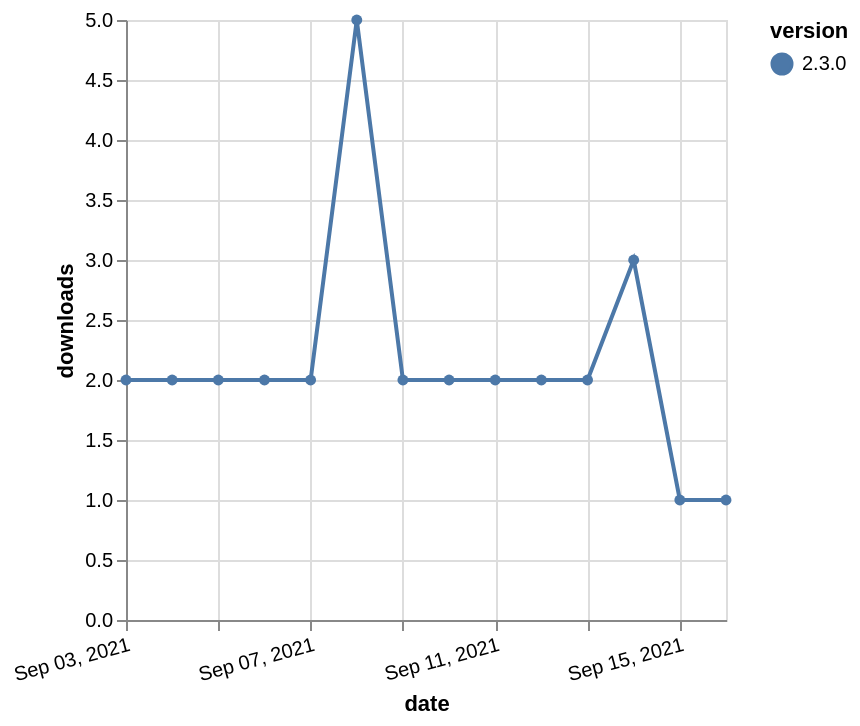

The Vega-Lite source for this figure:
### Vega-Lite specification from a JSON file in a GitHub repository (floating-point values rounded to 4 significant figures)
{"$schema": "https://vega.github.io/schema/vega-lite/v5.json", "description": "A simple bar chart with embedded data.", "data": {"values": [{"date": "2021-09-03", "total": 3539, "delta": 2, "version": "2.3.0"}, {"date": "2021-09-04", "total": 3541, "delta": 2, "version": "2.3.0"}, {"date": "2021-09-05", "total": 3543, "delta": 2, "version": "2.3.0"}, {"date": "2021-09-06", "total": 3545, "delta": 2, "version": "2.3.0"}, {"date": "2021-09-07", "total": 3547, "delta": 2, "version": "2.3.0"}, {"date": "2021-09-08", "total": 3552, "delta": 5, "version": "2.3.0"}, {"date": "2021-09-09", "total": 3554, "delta": 2, "version": "2.3.0"}, {"date": "2021-09-10", "total": 3556, "delta": 2, "version": "2.3.0"}, {"date": "2021-09-11", "total": 3558, "delta": 2, "version": "2.3.0"}, {"date": "2021-09-12", "total": 3560, "delta": 2, "version": "2.3.0"}, {"date": "2021-09-13", "total": 3562, "delta": 2, "version": "2.3.0"}, {"date": "2021-09-14", "total": 3565, "delta": 3, "version": "2.3.0"}, {"date": "2021-09-15", "total": 3566, "delta": 1, "version": "2.3.0"}, {"date": "2021-09-16", "total": 3567, "delta": 1, "version": "2.3.0"}]}, "width": "container", "mark": {"type": "line", "point": {"filled": true}}, "encoding": {"x": {"field": "date", "type": "temporal", "timeUnit": "yearmonthdate", "title": "date", "axis": {"labelAngle": -15}}, "y": {"field": "delta", "type": "quantitative", "title": "downloads"}, "color": {"field": "version", "type": "nominal"}, "tooltip": {"field": "delta"}}}
